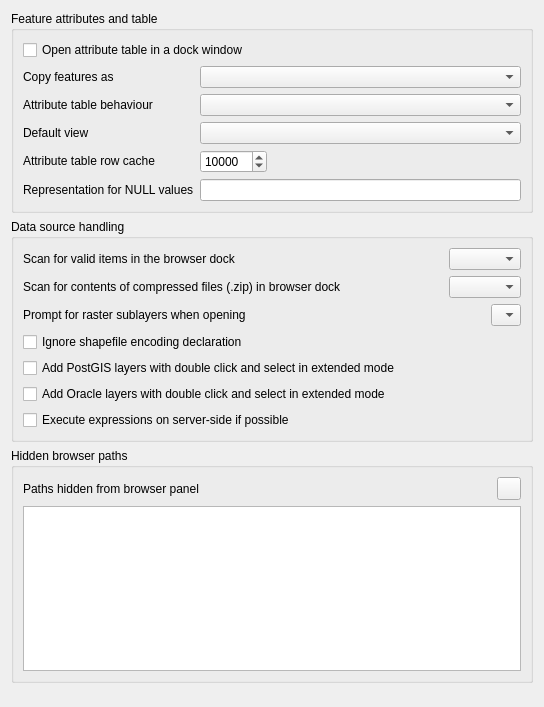
             <widget class="QWidget" name="mOptionsScrollAreaContents_11">
              <property name="geometry">
               <rect>
                <x>0</x>
                <y>0</y>
                <width>544</width>
                <height>707</height>
               </rect>
              </property>
              <layout class="QVBoxLayout" name="verticalLayout_27">
               <item>
                <widget class="QgsCollapsibleGroupBox" name="groupBox_18">
                 <property name="title">
                  <string>Feature attributes and table</string>
                 </property>
                 <layout class="QGridLayout" name="gridLayout_19">
                  <item row="0" column="0" colspan="2">
                   <widget class="QCheckBox" name="cbxAttributeTableDocked">
                    <property name="text">
                     <string>Open attribute table in a dock window</string>
                    </property>
                   </widget>
                  </item>
                  <item row="3" column="1">
                   <widget class="QComboBox" name="cmbAttrTableBehaviour">
                    <item>
                     <property name="text">
                      <string/>
                     </property>
                    </item>
                   </widget>
                  </item>
                  <item row="3" column="0">
                   <widget class="QLabel" name="textLabel1_7">
                    <property name="sizePolicy">
                     <sizepolicy hsizetype="Fixed" vsizetype="Fixed">
                      <horstretch>0</horstretch>
                      <verstretch>0</verstretch>
                     </sizepolicy>
                    </property>
                    <property name="text">
                     <string>Attribute table behaviour</string>
                    </property>
                   </widget>
                  </item>
                  <item row="6" column="0">
                   <widget class="QLabel" name="label_14">
                    <property name="text">
                     <string>Representation for NULL values</string>
                    </property>
                   </widget>
                  </item>
                  <item row="4" column="1">
                   <widget class="QComboBox" name="mAttrTableViewComboBox"/>
                  </item>
                  <item row="6" column="1">
                   <widget class="QLineEdit" name="leNullValue"/>
                  </item>
                  <item row="5" column="0">
                   <widget class="QLabel" name="textLabel1_12">
                    <property name="sizePolicy">
                     <sizepolicy hsizetype="Fixed" vsizetype="Fixed">
                      <horstretch>0</horstretch>
                      <verstretch>0</verstretch>
                     </sizepolicy>
                    </property>
                    <property name="text">
                     <string>Attribute table row cache</string>
                    </property>
                   </widget>
                  </item>
                  <item row="5" column="1">
                   <layout class="QHBoxLayout" name="horizontalLayout_10">
                    <item>
                     <widget class="QSpinBox" name="spinBoxAttrTableRowCache">
                      <property name="minimum">
                       <number>0</number>
                      </property>
                      <property name="maximum">
                       <number>100000</number>
                      </property>
                      <property name="singleStep">
                       <number>1000</number>
                      </property>
                      <property name="value">
                       <number>10000</number>
                      </property>
                     </widget>
                    </item>
                    <item>
                     <spacer name="horizontalSpacer_8">
                      <property name="orientation">
                       <enum>Qt::Horizontal</enum>
                      </property>
                      <property name="sizeHint" stdset="0">
                       <size>
                        <width>40</width>
                        <height>20</height>
                       </size>
                      </property>
                     </spacer>
                    </item>
                   </layout>
                  </item>
                  <item row="2" column="1">
                   <widget class="QComboBox" name="mComboCopyFeatureFormat"/>
                  </item>
                  <item row="4" column="0">
                   <widget class="QLabel" name="label_46">
                    <property name="text">
                     <string>Default view</string>
                    </property>
                   </widget>
                  </item>
                  <item row="2" column="0">
                   <widget class="QLabel" name="label_48">
                    <property name="text">
                     <string>Copy features as</string>
                    </property>
                   </widget>
                  </item>
                 </layout>
                </widget>
               </item>
               <item>
                <widget class="QgsCollapsibleGroupBox" name="groupBox_19">
                 <property name="title">
                  <string>Data source handling</string>
                 </property>
                 <layout class="QVBoxLayout" name="verticalLayout_24">
                  <item>
                   <layout class="QHBoxLayout" name="horizontalLayout_14">
                    <item>
                     <widget class="QLabel" name="label_30">
                      <property name="text">
                       <string>Scan for valid items in the browser dock</string>
                      </property>
                     </widget>
                    </item>
                    <item>
                     <spacer name="horizontalSpacer_12">
                      <property name="orientation">
                       <enum>Qt::Horizontal</enum>
                      </property>
                      <property name="sizeHint" stdset="0">
                       <size>
                        <width>40</width>
                        <height>20</height>
                       </size>
                      </property>
                     </spacer>
                    </item>
                    <item>
                     <widget class="QComboBox" name="cmbScanItemsInBrowser"/>
                    </item>
                   </layout>
                  </item>
                  <item>
                   <layout class="QHBoxLayout" name="horizontalLayout_13">
                    <item>
                     <widget class="QLabel" name="label_29">
                      <property name="text">
                       <string>Scan for contents of compressed files (.zip) in browser dock</string>
                      </property>
                     </widget>
                    </item>
                    <item>
                     <spacer name="horizontalSpacer_11">
                      <property name="orientation">
                       <enum>Qt::Horizontal</enum>
                      </property>
                      <property name="sizeHint" stdset="0">
                       <size>
                        <width>40</width>
                        <height>20</height>
                       </size>
                      </property>
                     </spacer>
                    </item>
                    <item>
                     <widget class="QComboBox" name="cmbScanZipInBrowser">
                      <property name="currentIndex">
                       <number>-1</number>
                      </property>
                     </widget>
                    </item>
                   </layout>
                  </item>
                  <item>
                   <layout class="QHBoxLayout" name="horizontalLayout_12">
                    <item>
                     <widget class="QLabel" name="textLabel1_13">
                      <property name="sizePolicy">
                       <sizepolicy hsizetype="Fixed" vsizetype="Fixed">
                        <horstretch>0</horstretch>
                        <verstretch>0</verstretch>
                       </sizepolicy>
                      </property>
                      <property name="text">
                       <string>Prompt for raster sublayers when opening</string>
                      </property>
                     </widget>
                    </item>
                    <item>
                     <spacer name="horizontalSpacer_10">
                      <property name="orientation">
                       <enum>Qt::Horizontal</enum>
                      </property>
                      <property name="sizeHint" stdset="0">
                       <size>
                        <width>40</width>
                        <height>20</height>
                       </size>
                      </property>
                     </spacer>
                    </item>
                    <item>
                     <widget class="QComboBox" name="cmbPromptRasterSublayers">
                      <item>
                       <property name="text">
                        <string/>
                       </property>
                      </item>
                     </widget>
                    </item>
                   </layout>
                  </item>
                  <item>
                   <widget class="QCheckBox" name="cbxIgnoreShapeEncoding">
                    <property name="toolTip">
                     <string>Disable OGR on-the-fly conversion from declared encoding to UTF-8</string>
                    </property>
                    <property name="text">
                     <string>Ignore shapefile encoding declaration</string>
                    </property>
                   </widget>
                  </item>
                  <item>
                   <widget class="QCheckBox" name="cbxAddPostgisDC">
                    <property name="text">
                     <string>Add PostGIS layers with double click and select in extended mode</string>
                    </property>
                   </widget>
                  </item>
                  <item>
                   <widget class="QCheckBox" name="cbxAddOracleDC">
                    <property name="text">
                     <string>Add Oracle layers with double click and select in extended mode</string>
                    </property>
                   </widget>
                  </item>
                  <item>
                   <widget class="QCheckBox" name="cbxCompileExpressions">
                    <property name="text">
                     <string>Execute expressions on server-side if possible</string>
                    </property>
                   </widget>
                  </item>
                 </layout>
                </widget>
               </item>
               <item>
                <widget class="QgsCollapsibleGroupBox" name="groupBox_28">
                 <property name="title">
                  <string>Hidden browser paths</string>
                 </property>
                 <layout class="QGridLayout" name="_15">
                  <item row="0" column="0">
                   <widget class="QLabel" name="mSVGLabel_4">
                    <property name="text">
                     <string>Paths hidden from browser panel</string>
                    </property>
                   </widget>
                  </item>
                  <item row="0" column="1">
                   <spacer>
                    <property name="orientation">
                     <enum>Qt::Horizontal</enum>
                    </property>
                    <property name="sizeHint" stdset="0">
                     <size>
                      <width>31</width>
                      <height>20</height>
                     </size>
                    </property>
                   </spacer>
                  </item>
                  <item row="1" column="0" colspan="3">
                   <widget class="QListWidget" name="mListHiddenBrowserPaths">
                    <property name="minimumSize">
                     <size>
                      <width>0</width>
                      <height>120</height>
                     </size>
                    </property>
                   </widget>
                  </item>
                  <item row="0" column="2">
                   <widget class="QToolButton" name="mBtnRemoveHiddenPath">
                    <property name="toolTip">
                     <string>Remove path</string>
                    </property>
                    <property name="text">
                     <string/>
                    </property>
                    <property name="icon">
                     <iconset resource="../../images/images.qrc">
                      <normaloff>:/images/themes/default/symbologyRemove.svg</normaloff>:/images/themes/default/symbologyRemove.svg</iconset>
                    </property>
                   </widget>
                  </item>
                 </layout>
                </widget>
               </item>
               <item>
                <spacer name="verticalSpacer_8">
                 <property name="orientation">
                  <enum>Qt::Vertical</enum>
                 </property>
                 <property name="sizeType">
                  <enum>QSizePolicy::Expanding</enum>
                 </property>
                 <property name="sizeHint" stdset="0">
                  <size>
                   <width>20</width>
                   <height>40</height>
                  </size>
                 </property>
                </spacer>
               </item>
              </layout>
             </widget>
